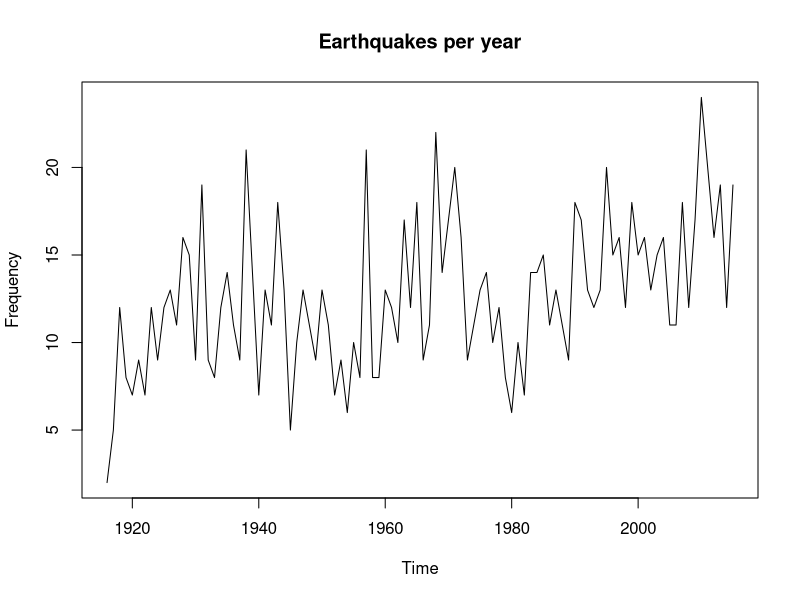
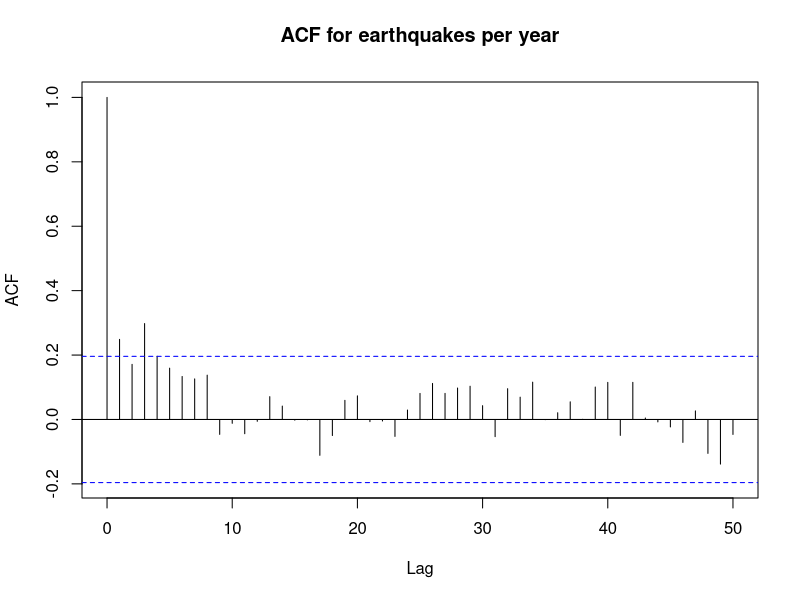
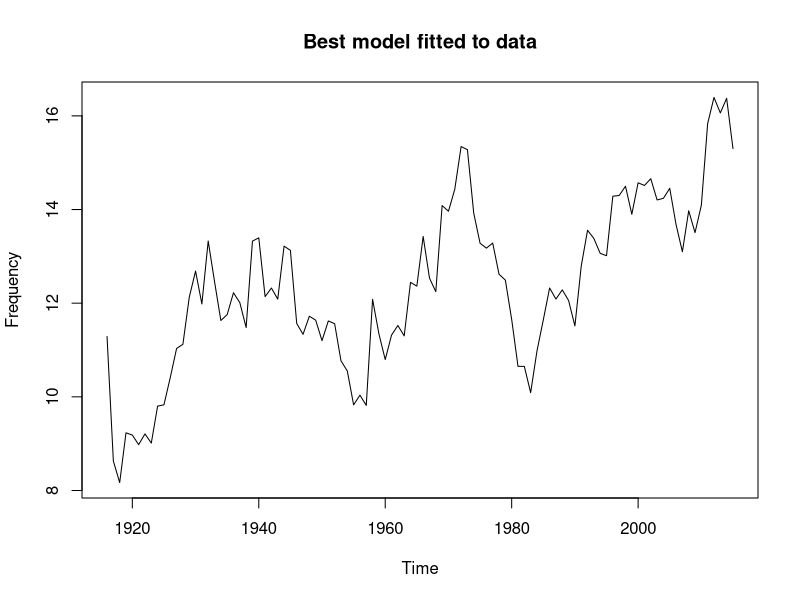
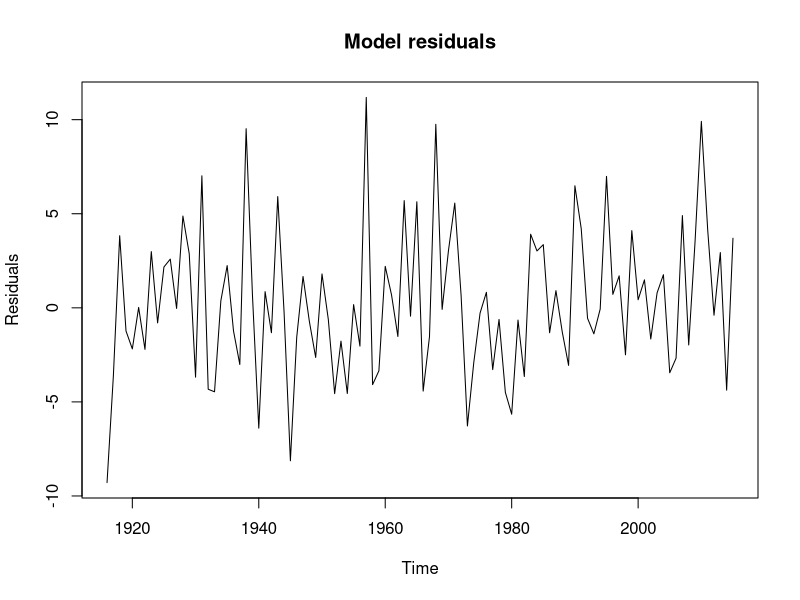
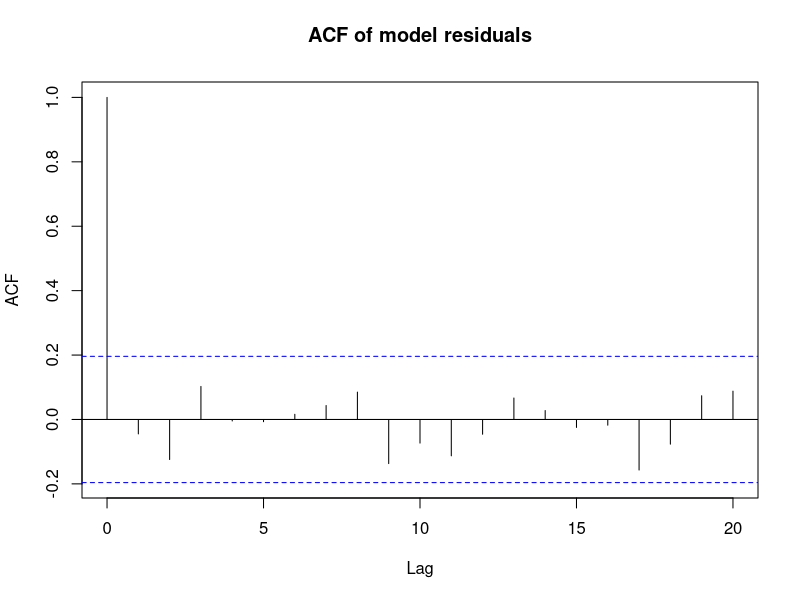
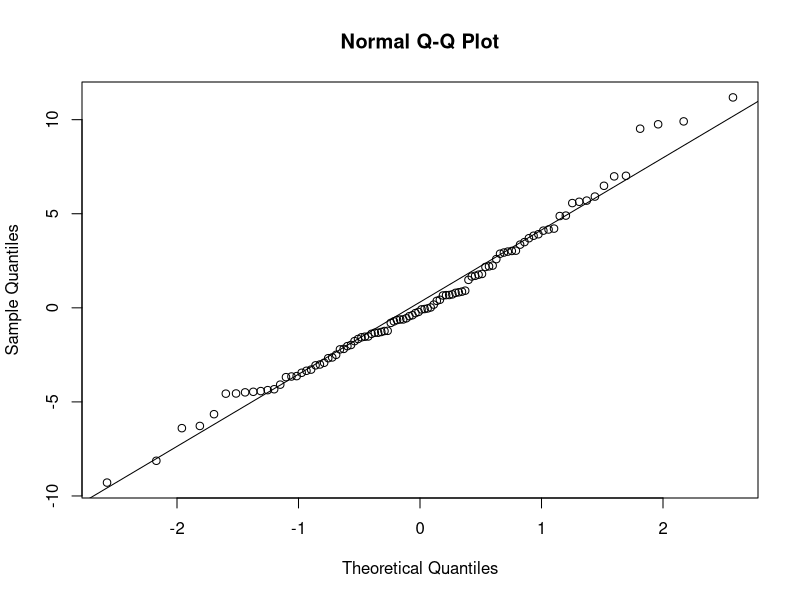

Here is the R script that generated these plots, in order:
#========================
#' DATASET
#------------
setwd("~/Documents/Study/computerScience/programming/r/data/")
data = read.table("earthquakesTimeSeries.txt", header = TRUE, sep = "\t")
head(data)
summary(data)
#========================
#' EARTHQUAKE FREQUENCY TIME SERIES OBJECT
#------------
z = ts(data$Quakes, start=c(1916, 1, 1), end=c(2015, 1, 1), frequency = 1)
#========================
#' BASIC ANALYSIS
#------------
ts.plot(z,
        main="Earthquakes per year",
        ylab="Frequency")
acf(z, 50, main="ACF for earthquakes per year")
#' We see strong positive autocorrelation for lags 1 and 3.
#' We see no clear evidence of periodic fluctuations, including seasonality.
#========================
#' FINDING THE BEST ARMA MODEL
#------------
#' Model shows no clear trend or periodicity, hence we give 'seasonal=FALSE'.
#' Since this assignment requires fitting for an ARMA model, we put the order of differencing as 0, using 'max.d=0'.
#' The ARMA model finally selected is the one that gives the least
#' residual sum of squares (residual => difference between model's estimate and actual value).
#------------
library(forecast)
model = auto.arima(z, seasonal = FALSE, max.d = 0)
summary(model)
plot(model$fitted,
     main="Best model fitted to data",
     ylab="Frequency")
#' We see that while the estimated observations plot does not closely resemble
#' the actual observations plot, this is because of smoothening, which follows the average values
#' and disregards much of the irregular fluctuations. Hence, this model may be more accurate overall,
#' since it has clearly not been overfitted to irregular fluctuations.
#========================
#' RESIDUAL ANALYSIS FOR THE BEST ARIMA MODEL
#------------
residuals = model$residuals
#' Basic analysis
plot(residuals,
     main="Model residuals",
     ylab="Residuals")
#' We see that the residuals are centered around the mean and have a limited range.
#------------
#' ASSUMPTION 1: Residuals are uncorrelated
#______
#' Using ACF plot...
acf(residuals, main="ACF of model residuals")
#' From this ACF plot, we see that the residuals are a stationary time series,
#' with insignificant correlation betwee residuals at any lag, since all autocorrelation coefficients
#' lie between the threshold values -0.2 and 0.2.
#' Hence, we can conclude that the residuals are uncorrelated.
#' Furthermore, given that they are centered at zero, we may conclude that
#' the residuals form a white noise sequence.
#______
#' Using Portmanteau test (Box-Pierce test)...
# H_0: No significant autocorrelation
# H_1: Significant autocorrelation for at least some lags
Box.test(residuals)
#' p-value of the test statistic exceeds 0.05. Hence, for a 0.05 significance level,
#' we may accept the null hypothesis and conclude that there is no significant
#' autocorrelation in the residuals i.e. they are uncorrelated.
#------------
#' ASSUMPTION 2: Residuals are normally distributed
#______
#' Using Q-Q plot (quantile-quantile plot) with respect to a normal distribution...
# Plotting sample quantiles against theoretical normal distribution quantiles...
qqnorm(residuals)
# Plotting the line formed when sample and theoretical normal distribution quantiles would be equal...
qqline(residuals)
#' From the above, we see that many of the points mostly fall on the line.
#' This indicates that the residuals can be considered to be drawn representatively from a normal distribution.
#' Hence, we may conclude that the residuals are normally distributed.
#______
#' Using Shapiro-Wilk test...
# H_0: No difference between normal distribution and sample distribution
# H_1: There is difference between normal distribution and sample distribution
shapiro.test(residuals)
#' p-value of the test statistic is above 0.05. Hence, for a 0.05 significance level,
#' we may accept the null hypothesis and conclude that the residuals are normally
#' distributed.
#------------
#' CONCLUSIONS & INTERPRETATIONS
#______
#' The residuals from the above model (as optimised by the auto.arima function) produces
#' residuals that are uncorrelated and normally distributed.
#' Hence, this indicates that the obtained model is reliable overall, since it has neither been overfitted not underfitted.